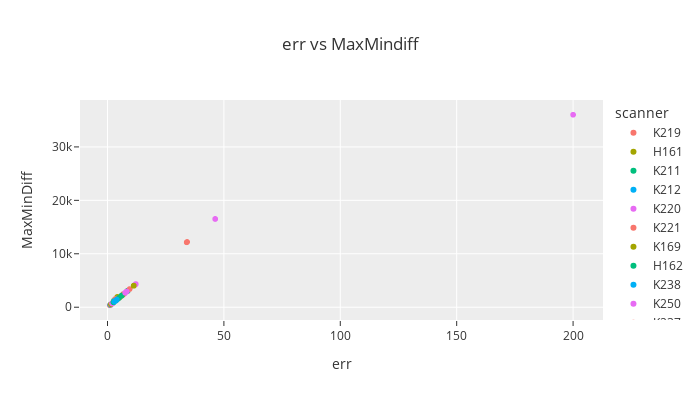

Write notebook code for a chart like this one.
### Code cell
import plotly.express as px
scat1 = px.scatter(df, x = 'err', y = 'MaxMinDiff', color = 'scanner',
                  template = 'ggplot2', title= 'err vs MaxMindiff', width=700, height=400)
scat1.show()
